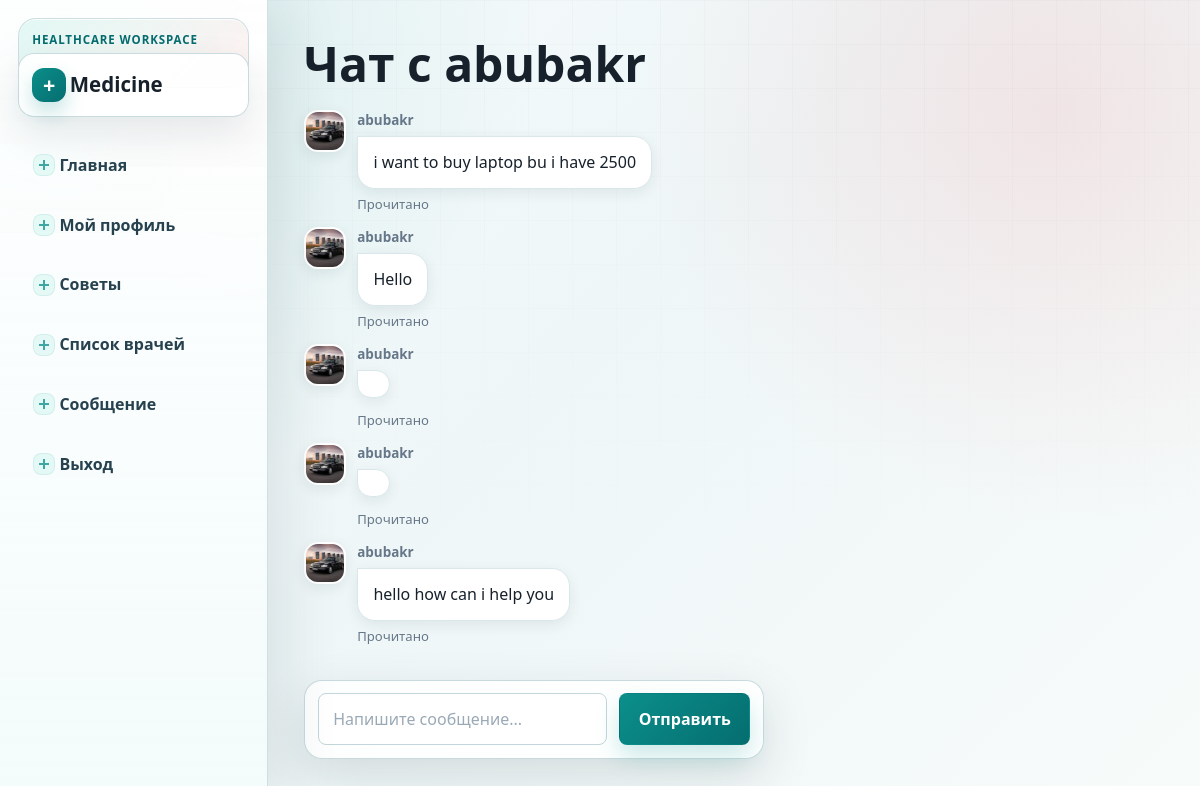
Before: /chat/send_message/2 (signed in) with the older database file.
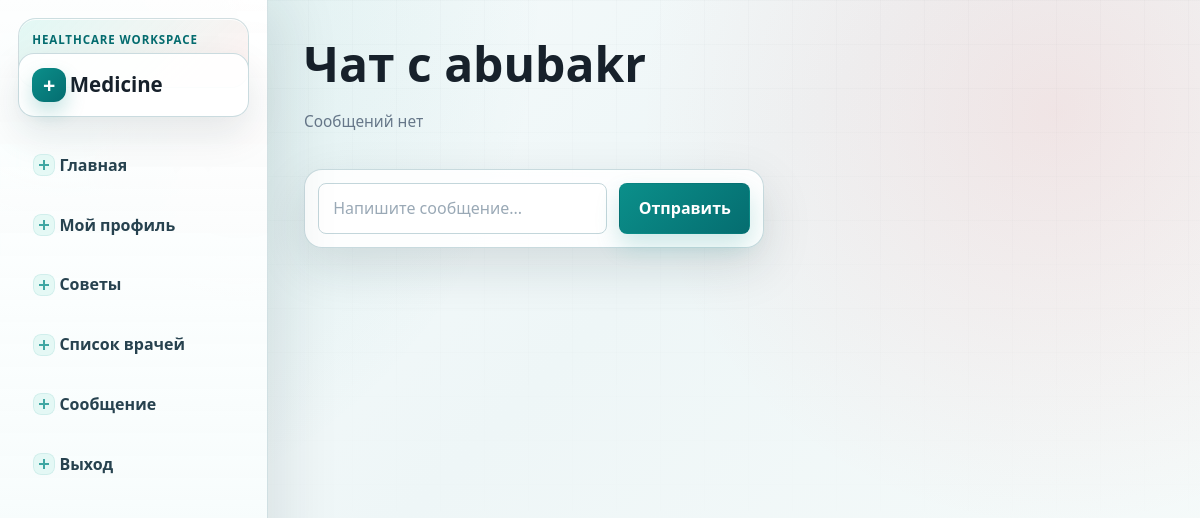
After: the same page with the newer database file.
### accounts/models.py (models this page shows, shortened)
class User(AbstractUser):
    ROLE_CHOICES = (
        ('patient', 'Patient'),
        ('doctor', 'Doctor'),
        ('admin', 'Admin'),
    )
    role = models.CharField(
        max_length=20,
        choices=ROLE_CHOICES
    )
    phone = models.CharField(
        max_length=20,
        unique=True
    )
    age=models.PositiveIntegerField()

class Profile(models.Model):
    ROLE_CHOICES = (
        ('patient', 'Patient'),
        ('doctor', 'Doctor'),
        ('admin', 'Admin'),
    )
    user=models.OneToOneField(settings.AUTH_USER_MODEL,on_delete=models.CASCADE,related_name='profile')
    age=models.PositiveIntegerField(null=True,blank=True)
    role = models.CharField(max_length=20, choices=ROLE_CHOICES, default='patient')
    phone=models.CharField(max_length=14,blank=True)
    photo=models.ImageField(upload_to='users/',blank=True,null=True)

### chat/models.py (models this page shows, shortened)
class Direct(models.Model):
    sender=models.ForeignKey(User,on_delete=models.CASCADE,related_name='send_messages')
    receiner=models.ForeignKey(User,on_delete=models.CASCADE,related_name='received_messages')
    text=models.TextField()
    created_at=models.DateTimeField(auto_now_add=True)
    is_readed=models.BooleanField(default=False)

### chat/views.py (the view, shortened to what this page needs)
@login_required(login_url='login')
def send_message(request,pk):
    ptn=get_object_or_404(User,pk=pk)
    message=Direct.objects.filter(
        Q(sender=request.user, receiner=ptn) |
        Q(sender=ptn, receiner=request.user)
    ).order_by("created_at")
    message.filter(receiner=request.user, is_readed=False).update(is_readed=True)
    return render(request,'chat/send_message.html',{"messages":message,"profile":ptn})

### templates/chat/send_message.html (shortened to what this page needs)
{% extends "accounts/base.html" %}
{% block main %}
<h1>Чат с {{ profile.username }}</h1>
<ul class="chat-list dm-messages">
    {% for i in messages %}
        <li class="chat-message {% if i.sender == request.user %}msg-own{% else %}msg-other{% endif %}">
            <div class="msg-avatar">
                {% if i.sender.profile.photo %}
                    <img src="{{ i.sender.profile.photo.url }}" alt="">
                {% else %}
                    <img src="/media/user.png" alt="">
                {% endif %}
            </div>
            <div class="msg-body">
                <div class="msg-meta">
                    <b>
                        {% if i.sender == request.user %}
                            Вы
                        {% else %}
                            {{ i.sender.username }}
                        {% endif %}
                    </b>
                </div>
                <div class="msg-bubble">
                    <p>{{ i.text }}</p>
                </div>
                <div class="msg-read">
                    {% if i.is_readed %}
                        Прочитано
                    {% else %}
                        Не прочитано
                    {% endif %}
                </div>
            </div>
        </li>
    {% empty %}
        <p class="muted">Сообщений нет</p>
    {% endfor %}
</ul>
<form class="chat-form chat-form-inline" action="" method="post">
    <input class="chat-input" type="text" placeholder="Напишите сообщение..." name="text">
    <button class="chat-send" type="submit">Отправить</button>
</form>
{% endblock %}

### templates/accounts/base.html (shortened to what this page needs)
<!DOCTYPE html>
{% load static %}
<html lang="ru">
<head>
    <link rel="stylesheet" href="{% static 'css/style.css' %}">
</head>
<body class="{% block body_class %}{% endblock %}">
    <div class="site-layout">
        <nav class="site-nav" aria-label="Навигация">
            <a class="site-brand" href="{% url 'redirect_dashboard' %}">Medicine</a>
            <ul class="nav-list">
                {% block nav %}
                {% if user.is_authenticated %}
                    <li><a href="{% url 'redirect_dashboard' %}">Главная</a></li>
                    <li><a href="{% url 'my_profile' %}">Мой профиль</a></li>
                    <li><a href="{% url 'global_chat' %}">Советы</a></li>
                    <li><a href="{% url 'doctors_list' %}">Список врачей</a></li>
                    <li><a href="{% url 'show_messages' %}">Сообщение</a></li>
                    <li><a href="{% url 'login' %}">Выход</a></li>
                {% else %}
                    <li><a href="{% url 'login' %}">Вход</a></li>
                    <li><a href="{% url 'register' %}">Регистрация</a></li>
                    <li><a href="{% url 'global_chat' %}">Советы</a></li>
                {% endif %}
                {% endblock %}
            </ul>
        </nav>
        <main class="site-content">
            {% block main %}{% endblock %}
        </main>
    </div>
</body>
</html>

Changed rows visible on the page:
removed Direct: sender.profile.photo (picture), sender.username "abubakr", text "i want to buy laptop bu i have 2500", is_readed "Прочитано"
removed Direct: sender.profile.photo (picture), sender.username "abubakr", text "Hello", is_readed "Прочитано"
removed Direct: sender.profile.photo (picture), sender.username "abubakr", is_readed "Прочитано"
removed Direct: sender.profile.photo (picture), sender.username "abubakr", is_readed "Прочитано"
removed Direct: sender.profile.photo (picture), sender.username "abubakr", text "hello how can i help you", is_readed "Прочитано"
Other visible differences:
text now shown: "Сообщений нет"
